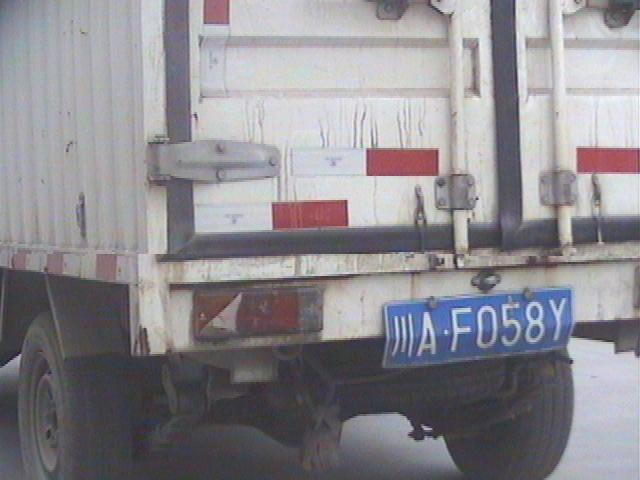
#> input picture dataset/0.jpg, 640 x 480 px
$ python -i test2.py   (imports and definitions only)   (older library calls are emulated)
#> lines starting #> are read from the running program, lines starting #| are printed output that depends on the picture
# coding=utf-8
import numpy as np
import cv2
import time
from matplotlib import pyplot as plt
import math

from scipy.ndimage import filters


#
# def strokeFiter():
#     pass;

def angle(x, y):
    return int(math.atan2(float(y), float(x)) * 180.0 / 3.1415)


def h_rot(src, angle, scale=1.0):
    w = src.shape[1]
    h = src.shape[0]
    rangle = np.deg2rad(angle)
    nw = (abs(np.sin(rangle) * h) + abs(np.cos(rangle) * w)) * scale
    nh = (abs(np.cos(rangle) * h) + abs(np.sin(rangle) * w)) * scale
    rot_mat = cv2.getRotationMatrix2D((nw * 0.5, nh * 0.5), angle, scale)
    rot_move = np.dot(rot_mat, np.array([(nw - w) * 0.5, (nh - h) * 0.5, 0]))
    rot_mat[0, 2] += rot_move[0]
    rot_mat[1, 2] += rot_move[1]
    return cv2.warpAffine(src, rot_mat, (int(math.ceil(nw)), int(math.ceil(nh))), flags=cv2.INTER_LANCZOS4)
    pass


def v_rot(img, angel, shape, max_angel):
    size_o = [shape[1], shape[0]]
    size = (shape[1] + int(shape[0] * np.cos((float(max_angel) / 180) * 3.14)), shape[0])
    interval = abs(int(np.sin((float(angel) / 180) * 3.14) * shape[0]))
    pts1 = np.float32([[0, 0], [0, size_o[1]], [size_o[0], 0], [size_o[0], size_o[1]]])
    if (angel > 0):
        pts2 = np.float32([[interval, 0], [0, size[1]], [size[0], 0], [size[0] - interval, size_o[1]]])
    else:
        pts2 = np.float32([[0, 0], [interval, size[1]], [size[0] - interval, 0], [size[0], size_o[1]]])

    M = cv2.getPerspectiveTransform(pts1, pts2)
    dst = cv2.warpPerspective(img, M, size)
    return dst, M


def skew_detection(image_gray):
    h, w = image_gray.shape[:2]
    eigen = cv2.cornerEigenValsAndVecs(image_gray, 12, 5)
    angle_sur = np.zeros(180, np.uint)
    eigen = eigen.reshape(h, w, 3, 2)
    flow = eigen[:, :, 2]
    vis = image_gray.copy()
    vis[:] = (192 + np.uint32(vis)) / 2
    d = 12
    points = np.dstack(np.mgrid[d / 2:w:d, d / 2:h:d]).reshape(-1, 2)
    for x, y in points:
        vx, vy = np.int32(flow[int(y), int(x)] * d)
        # cv2.line(rgb, (x-vx, y-vy), (x+vx, y+vy), (0, 355, 0), 1, cv2.LINE_AA)
        ang = angle(vx, vy)
        angle_sur[(ang + 180) % 180] += 1

    # torr_bin = 30
    angle_sur = angle_sur.astype(np.float)
    angle_sur = (angle_sur - angle_sur.min()) / (angle_sur.max() - angle_sur.min())
    angle_sur = filters.gaussian_filter1d(angle_sur, 5)
    skew_v_val = angle_sur[20:180 - 20].max()
    skew_v = angle_sur[30:180 - 30].argmax() + 30
    skew_h_A = angle_sur[0:30].max()
    skew_h_B = angle_sur[150:180].max()
    skew_h = 0
    if (skew_h_A > skew_v_val * 0.3 or skew_h_B > skew_v_val * 0.3):
        if skew_h_A >= skew_h_B:
            skew_h = angle_sur[0:20].argmax()
        else:
            skew_h = - angle_sur[160:180].argmax()
    return skew_h, skew_v


def fastDeskew(image):
    image_gray = cv2.cvtColor(image, cv2.COLOR_BGR2GRAY)
    skew_h, skew_v = skew_detection(image_gray)
    print("校正角度 h ", skew_h, "v", skew_v)
    deskew, M = v_rot(image, int((90 - skew_v) * 1.5), image.shape, 60)
    deskew = h_rot(deskew, skew_h)
    return deskew, M

>>> import cv2
>>> picture = cv2.imread('dataset/0.jpg')
#> picture is the input picture: shape (480, 640, 3); mean B, G, R 142.8, 137.7, 140.1
>>> result = fastDeskew(picture)
#> in fastDeskew, `image_gray = cv2.cvtColor(image, cv2.COLOR_BGR2GRAY)`:
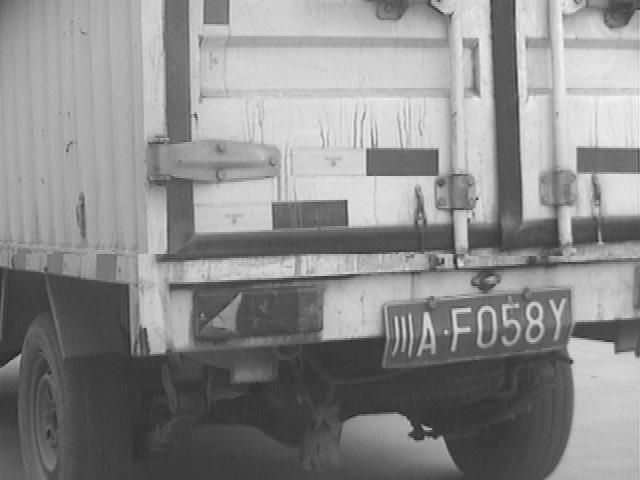
#> image_gray: shape (480, 640); min 28, max 250, mean 139
#> in skew_detection, `vis[:] = (192 + np.uint32(vis)) / 2`:
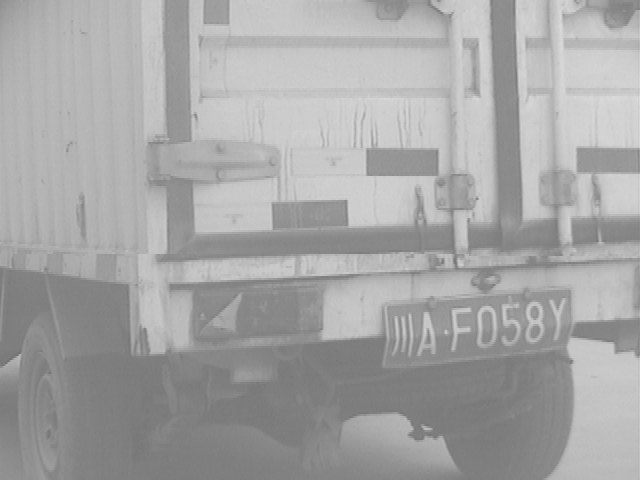
#> vis: shape (480, 640); min 110, max 221, mean 165.2
#> the loop in skew_detection, `for x, y in points:` made 2120 passes
#> (vx, vy, ang) on passes 1 to 3: (6, -9, -56), (6, -10, -59), (5, -10, -63)
#> after the loop in skew_detection, `for x, y in points:`: angle_sur = 180 values, max 595 at index 90, min 0 at index 1, mean 11.78
#> in skew_detection, `angle_sur = (angle_sur - angle_sur.min()) / (angle_sur.max() - angle_s..`: angle_sur = 180 values, max 1 at index 90, min 0 at index 1, mean 0.0198
#> in skew_detection, `angle_sur = filters.gaussian_filter1d(angle_sur, 5)`: angle_sur = 180 values, max 0.101 at index 90, min 0.00407 at index 47, mean 0.0198
#> in skew_detection, `skew_v_val = angle_sur[20:180 - 20].max()`: skew_v_val = 0.101
#> in skew_detection, `skew_v = angle_sur[30:180 - 30].argmax() + 30`: skew_v = 90
#> in skew_detection, `skew_h_A = angle_sur[0:30].max()`: skew_h_A = 0.0934
#> in skew_detection, `skew_h_B = angle_sur[150:180].max()`: skew_h_B = 0.0227
#> in skew_detection, `skew_h = angle_sur[0:20].argmax()`: skew_h = 0
#> in fastDeskew, `skew_h, skew_v = skew_detection(image_gray)`: skew_v = 90
#| 校正角度 h  0 v 90
#> in v_rot, `dst = cv2.warpPerspective(img, M, size)`:
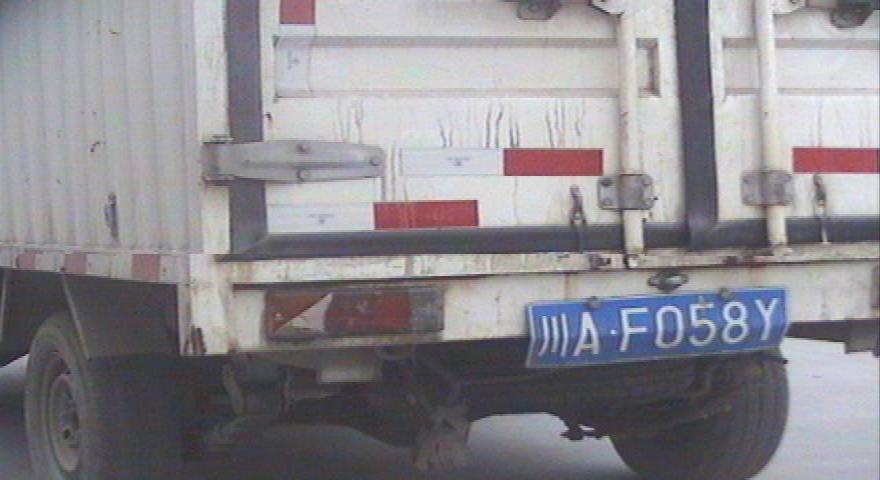
#> dst: shape (480, 880, 3); mean B, G, R 142.8, 137.7, 140.1
#> in fastDeskew, `deskew, M = v_rot(image, int((90 - skew_v) * 1.5), image.shape, 60)`: M = [[1.38, 0, 0], [0, 1, 0], [0, 0, 1]]
#> in h_rot, `rangle = np.deg2rad(angle)`: rangle = 0
#> in h_rot, `nw = (abs(np.sin(rangle) * h) + abs(np.cos(rangle) * w)) * scale`: nw = 880
#> in h_rot, `nh = (abs(np.cos(rangle) * h) + abs(np.sin(rangle) * w)) * scale`: nh = 480
#> in h_rot, `rot_mat = cv2.getRotationMatrix2D((nw * 0.5, nh * 0.5), angle, scale)`: rot_mat = [[1, 0, 0], [0, 1, 0]]
#> in h_rot, `rot_move = np.dot(rot_mat, np.array([(nw - w) * 0.5, (nh - h) * 0.5, 0..`: rot_move = [0, 0]

$ run again, on dataset/1.jpg
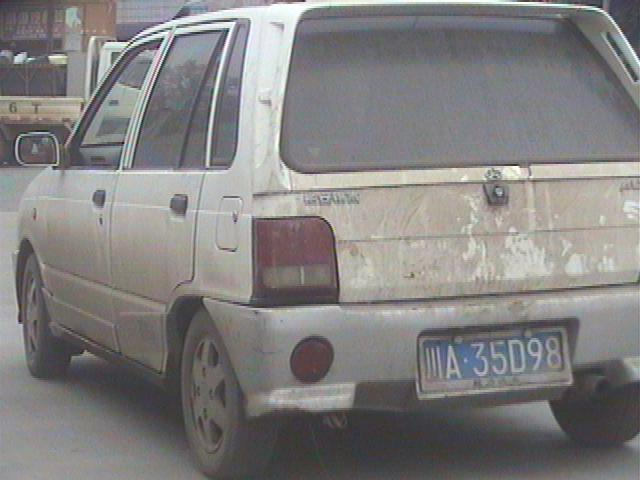
#> input picture dataset/1.jpg, 640 x 480 px
#> picture is the input picture: shape (480, 640, 3); mean B, G, R 127.7, 127.9, 129.9
#> in skew_detection, `vis[:] = (192 + np.uint32(vis)) / 2`:
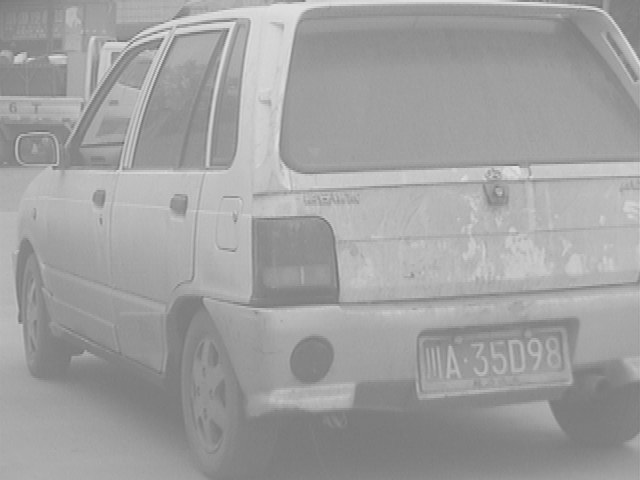
#> vis: shape (480, 640); min 109, max 223, mean 160
#> the loop in skew_detection, `for x, y in points:` made 2120 passes
#> (vx, vy, ang) on passes 1 to 3: (11, -3, -15), (4, -11, -70), (-1, -11, -95)
#> after the loop in skew_detection, `for x, y in points:`: angle_sur = 180 values, max 396 at index 0, min 0 at index 1, mean 11.78
#> in skew_detection, `angle_sur = (angle_sur - angle_sur.min()) / (angle_sur.max() - angle_s..`: angle_sur = 180 values, max 1 at index 0, min 0 at index 1, mean 0.0297
#> in skew_detection, `angle_sur = filters.gaussian_filter1d(angle_sur, 5)`: angle_sur = 180 values, max 0.17 at index 0, min 0.00842 at index 143, mean 0.0297
#> skew_v_val = 0.0687
#> in skew_detection, `skew_v = angle_sur[30:180 - 30].argmax() + 30`: skew_v = 90
#> skew_h_A = 0.17
#> skew_h_B = 0.0408
#> in skew_detection, `skew_h = angle_sur[0:20].argmax()`: skew_h = 0
#> in fastDeskew, `skew_h, skew_v = skew_detection(image_gray)`: skew_v = 90
#| 校正角度 h  0 v 90
#> in v_rot, `dst = cv2.warpPerspective(img, M, size)`:
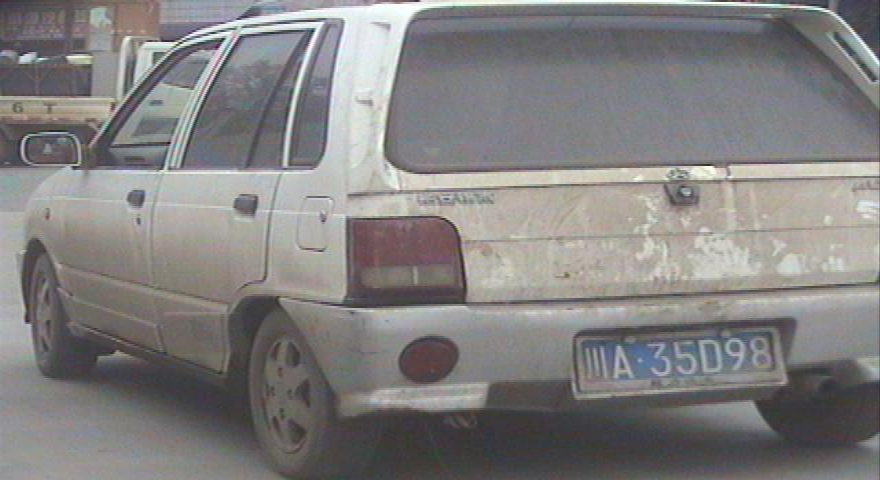
#> dst: shape (480, 880, 3); mean B, G, R 127.6, 127.9, 129.9
#> M = [[1.38, 0, 0], [0, 1, 0], [0, 0, 1]]
#> rangle = 0
#> nw = 880
#> nh = 480
#> rot_mat = [[1, 0, 0], [0, 1, 0]]
#> rot_move = [0, 0]
